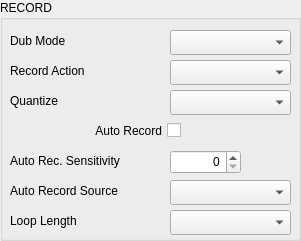
   <widget class="QGroupBox" name="gp_Record">
    <property name="geometry">
     <rect>
      <x>10</x>
      <y>420</y>
      <width>301</width>
      <height>241</height>
     </rect>
    </property>
    <property name="title">
     <string>RECORD</string>
    </property>
    <widget class="QLabel" name="label_record_DubMode">
     <property name="geometry">
      <rect>
       <x>10</x>
       <y>30</y>
       <width>121</width>
       <height>21</height>
      </rect>
     </property>
     <property name="text">
      <string>Dub Mode</string>
     </property>
    </widget>
    <widget class="QComboBox" name="record_DubMode">
     <property name="geometry">
      <rect>
       <x>170</x>
       <y>30</y>
       <width>121</width>
       <height>25</height>
      </rect>
     </property>
    </widget>
    <widget class="QComboBox" name="record_Quantize">
     <property name="geometry">
      <rect>
       <x>170</x>
       <y>90</y>
       <width>121</width>
       <height>25</height>
      </rect>
     </property>
    </widget>
    <widget class="QLabel" name="label_record_Quantize">
     <property name="geometry">
      <rect>
       <x>10</x>
       <y>90</y>
       <width>121</width>
       <height>21</height>
      </rect>
     </property>
     <property name="text">
      <string>Quantize</string>
     </property>
    </widget>
    <widget class="QComboBox" name="record_RecordAction">
     <property name="geometry">
      <rect>
       <x>170</x>
       <y>60</y>
       <width>121</width>
       <height>25</height>
      </rect>
     </property>
    </widget>
    <widget class="QLabel" name="label_record_RecordAction">
     <property name="geometry">
      <rect>
       <x>10</x>
       <y>60</y>
       <width>121</width>
       <height>21</height>
      </rect>
     </property>
     <property name="text">
      <string>Record Action</string>
     </property>
    </widget>
    <widget class="QCheckBox" name="record_AutoRecord">
     <property name="geometry">
      <rect>
       <x>60</x>
       <y>120</y>
       <width>121</width>
       <height>21</height>
      </rect>
     </property>
     <property name="layoutDirection">
      <enum>Qt::RightToLeft</enum>
     </property>
     <property name="text">
      <string>Auto Record</string>
     </property>
    </widget>
    <widget class="QLabel" name="label_record_AutoRecordSource">
     <property name="geometry">
      <rect>
       <x>10</x>
       <y>180</y>
       <width>151</width>
       <height>21</height>
      </rect>
     </property>
     <property name="text">
      <string>Auto Record Source</string>
     </property>
    </widget>
    <widget class="QComboBox" name="record_AutoRecordSource">
     <property name="geometry">
      <rect>
       <x>170</x>
       <y>180</y>
       <width>121</width>
       <height>25</height>
      </rect>
     </property>
    </widget>
    <widget class="QLabel" name="label_record_Input_3">
     <property name="geometry">
      <rect>
       <x>10</x>
       <y>150</y>
       <width>161</width>
       <height>21</height>
      </rect>
     </property>
     <property name="text">
      <string>Auto Rec. Sensitivity</string>
     </property>
    </widget>
    <widget class="QLabel" name="label_record_LoopLength">
     <property name="geometry">
      <rect>
       <x>10</x>
       <y>210</y>
       <width>141</width>
       <height>21</height>
      </rect>
     </property>
     <property name="text">
      <string>Loop Length</string>
     </property>
    </widget>
    <widget class="QComboBox" name="record_LoopLength">
     <property name="geometry">
      <rect>
       <x>170</x>
       <y>210</y>
       <width>121</width>
       <height>25</height>
      </rect>
     </property>
    </widget>
    <widget class="QSpinBox" name="record_AutoRecordSensitivity">
     <property name="geometry">
      <rect>
       <x>170</x>
       <y>150</y>
       <width>71</width>
       <height>24</height>
      </rect>
     </property>
     <property name="layoutDirection">
      <enum>Qt::LeftToRight</enum>
     </property>
     <property name="alignment">
      <set>Qt::AlignRight|Qt::AlignTrailing|Qt::AlignVCenter</set>
     </property>
     <property name="maximum">
      <number>100</number>
     </property>
    </widget>
   </widget>
